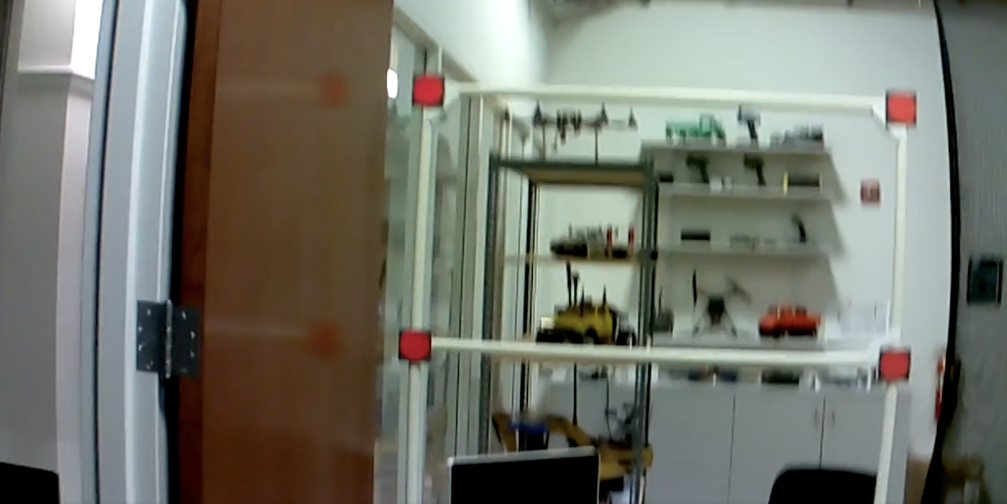
#> input picture vision/Red_circle/training_set1.png, 2014 x 1008 px, found by its file name (shown at 1/2 size)
$ python blob_detect.py
#> lines starting #> are read from the running program, lines starting #| are printed output that depends on the picture; after the words box and inside, x2 and y2 are one past the last pixel; in counts of white or black regions, pixels touching at a corner belong together
#> further down, img is the input picture: shape (1008, 2014, 3); mean B, G, R 106.9, 116.6, 115
import cv2
import numpy as np

def countour_detection(img):

    img = cv2.medianBlur(img,5)
    img = cv2.GaussianBlur(img,(5,5),0)
    hsv = cv2.cvtColor(img, cv2.COLOR_BGR2HSV)
#> hsv: shape (1008, 2014, 3); mean H, S, V 56.2, 59.7, 123.7

    H_low = 0
    H_high = 179
    S_low= 130
    S_high = 247
    V_low= 121
    V_high = 255

    hsv_low = np.array([H_low, S_low, V_low], np.uint8)
    hsv_high = np.array([H_high, S_high, V_high], np.uint8)

    mask = cv2.inRange(hsv, hsv_low, hsv_high)
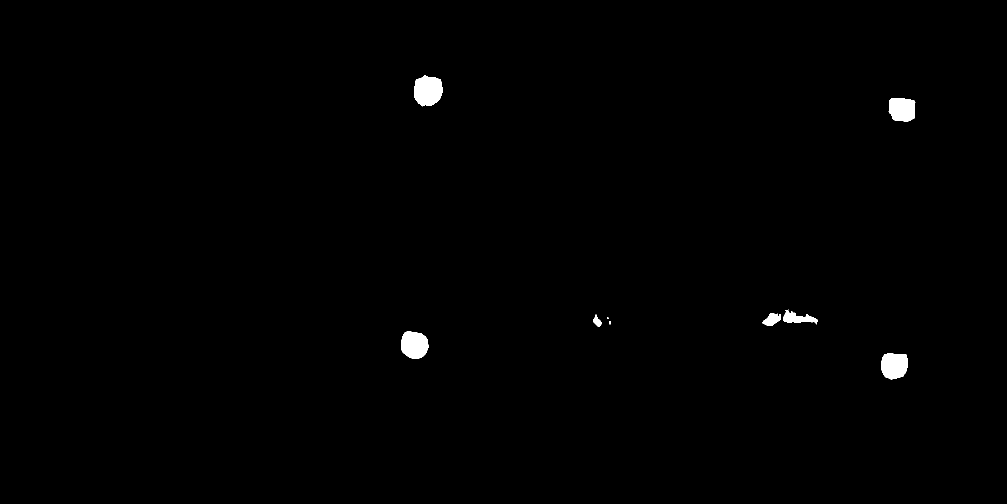
#> mask: shape (1008, 2014) (shown at 1/2 size); 0.57% white; 9 white regions (2 under 20 px)

    contours, hierarchy = cv2.findContours(mask, cv2.RETR_TREE, cv2.CHAIN_APPROX_SIMPLE)
#> contours = 9 contours, 2 with area under 20; largest, box (x1, y1, x2, y2) and area: (828, 150, 885, 213) 2706, (802, 663, 857, 717) 2329, (1763, 707, 1816, 759) 2240, (1777, 196, 1831, 243) 2072, (1566, 619, 1635, 649) 874, (1524, 627, 1562, 652) 542, (1186, 629, 1203, 653) 200
    # cv2.drawContours(img, contours, -1, (0,255,0), 3)

    return contours, hierarchy

# [55 lines left out: functions box4points, box3points, box2points, not called in this run]

if __name__ == "__main__":
    # Read image
    img = cv2.imread("Red_circle/training_set1.png")
    contours, hierarchy = countour_detection(img)

    if contours is not None:
        compare_area = []
        for i in contours:
            compare_area.append([i, cv2.contourArea(i)])
#> this loop made 9 passes
#> after the loop, compare_area = 9 items
        compare_area.sort(key = lambda x: x[1])

        if len(compare_area) >= 2:
            blob_centers = []
            for j in range(1,len(compare_area)+1):
                area = compare_area[-j][1]
                if area>800:
                    x,y,w,h = cv2.boundingRect(compare_area[-j][0])
                    img = cv2.rectangle(img,(x,y),(x+w,y+h),(0,255,0),2)
                    blob_center = ((2*x+w)//2,(2*y+h)//2)
                    img = cv2.circle(img, blob_center, 2, (0,255,0), 2)
                    blob_centers.append(blob_center)
#> this loop made 9 passes
#> (area, x, y, w, h, blob_center) on passes 1 to 5: (2705.5, 828, 150, 57, 63, (856, 181)), (2329, 802, 663, 55, 54, (829, 690)), (2240.5, 1763, 707, 53, 52, (1789, 733)), (2071.5, 1777, 196, 54, 47, (1804, 219)), (873.5, 1566, 619, 69, 30, (1600, 634))
#> area on passes 6 to 7: 541.5, 200
#> pass 2, `img = cv2.rectangle(img,(x,y),(x+w,y+h),(0,255,0),2)`:
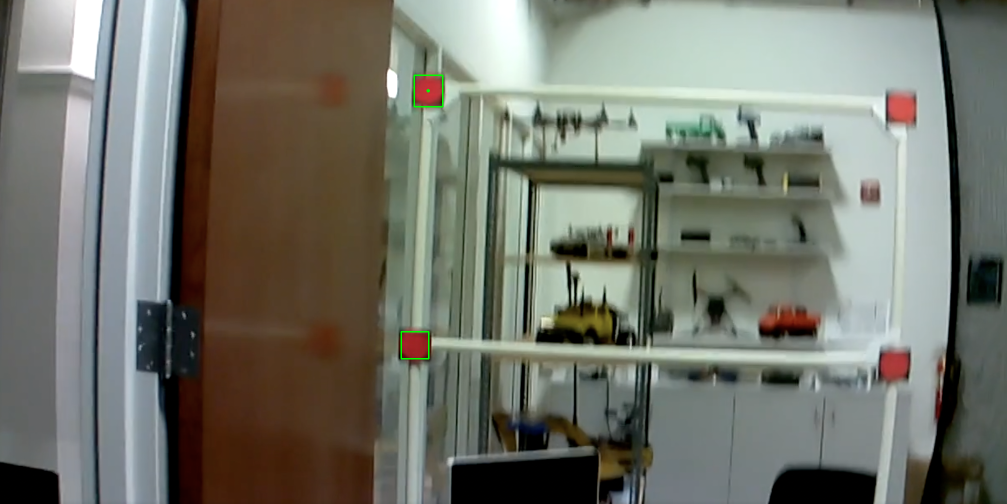
#> img: shape (1008, 2014, 3) (shown at 1/2 size); mean B, G, R 106.8, 116.7, 114.9
#> after the loop:
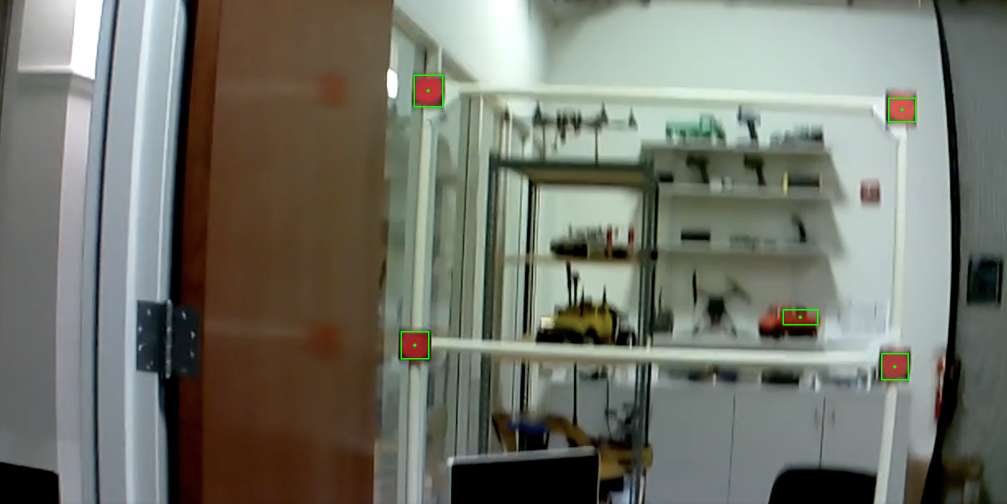
#> img: shape (1008, 2014, 3) (shown at 1/2 size); mean B, G, R 106.8, 116.9, 114.8
#> after the loop, blob_centers = [(856, 181), (829, 690), (1789, 733), (1804, 219), (1600, 634)]

            if len(blob_centers) == 4:
                img = box4points(img, blob_centers)
            elif len(blob_centers) == 3:
                img = box3points(img, blob_centers)
            elif len(blob_centers) == 3:
                img = box2points(img, blob_centers)
            else:
                pass


    cv2.imshow("img",img)
    cv2.waitKey(0)

$ run again, with vision/Red_circle/training_set2.png copied over vision/Red_circle/training_set1.png
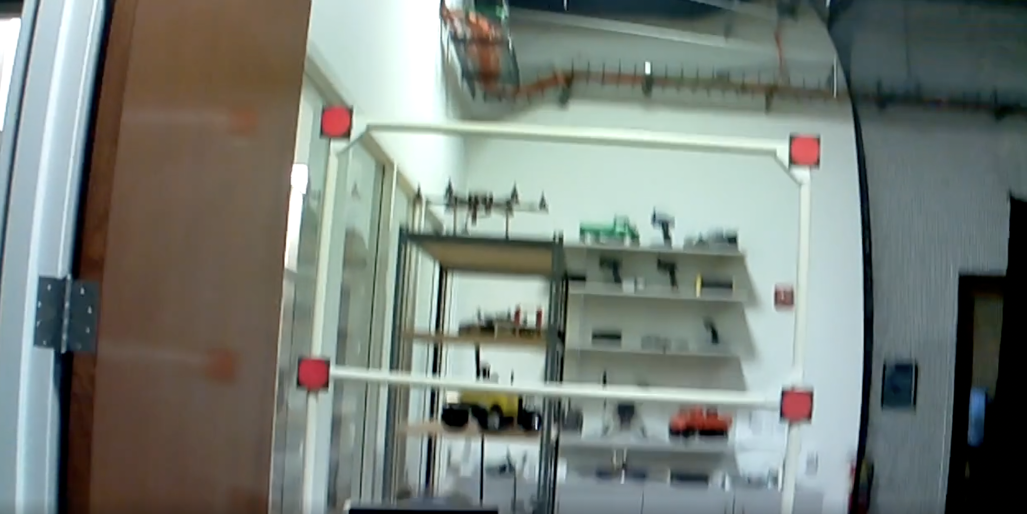
#> input picture vision/Red_circle/training_set2.png, 2054 x 1028 px, found by its file name (shown at 1/2 size)
#> img is the input picture: shape (1028, 2054, 3); mean B, G, R 121.3, 127.8, 120
#> hsv: shape (1028, 2054, 3); mean H, S, V 63.6, 54.9, 134.5
#> in countour_detection, `mask = cv2.inRange(hsv, hsv_low, hsv_high)`:
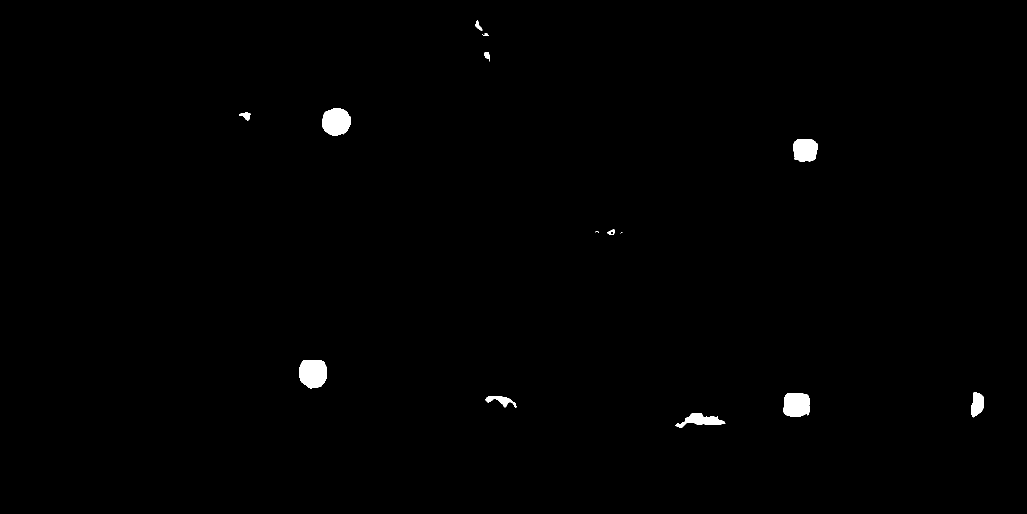
#> mask: shape (1028, 2054) (shown at 1/2 size); 0.61% white; 15 white regions (3 under 20 px)
#> in countour_detection, `contours, hierarchy = cv2.findContours(mask, cv2.RETR_TREE, cv2.CHAIN_..`: contours = 16 contours, 3 with area under 20; largest, box (x1, y1, x2, y2) and area: (599, 720, 654, 777) 2560, (645, 217, 702, 272) 2423, (1566, 786, 1620, 834) 2140, (1586, 278, 1636, 324) 1845, (1350, 826, 1451, 856) 1252
#> the loop `for i in contours:` made 16 passes
#> i on passes 6 to 7: [[1240, 466]], [[1242, 465], [1244, 465]]
#> after the loop `for i in contours:`: compare_area = 16 items
#> the loop `for j in range(1,len(compare_area)+1):` made 16 passes
#> (area, x, y, w, h, blob_center) on passes 1 to 6: (2559.5, 599, 720, 55, 57, (626, 748)), (2423, 645, 217, 57, 55, (673, 244)), (2140.5, 1566, 786, 54, 48, (1593, 810)), (1845, 1586, 278, 50, 46, (1611, 301)), (1252.5, 1350, 826, 101, 30, (1400, 841)), (889, 1942, 785, 26, 50, (1955, 810))
#> after the loop `for j in range(1,len(compare_area)+1):`:
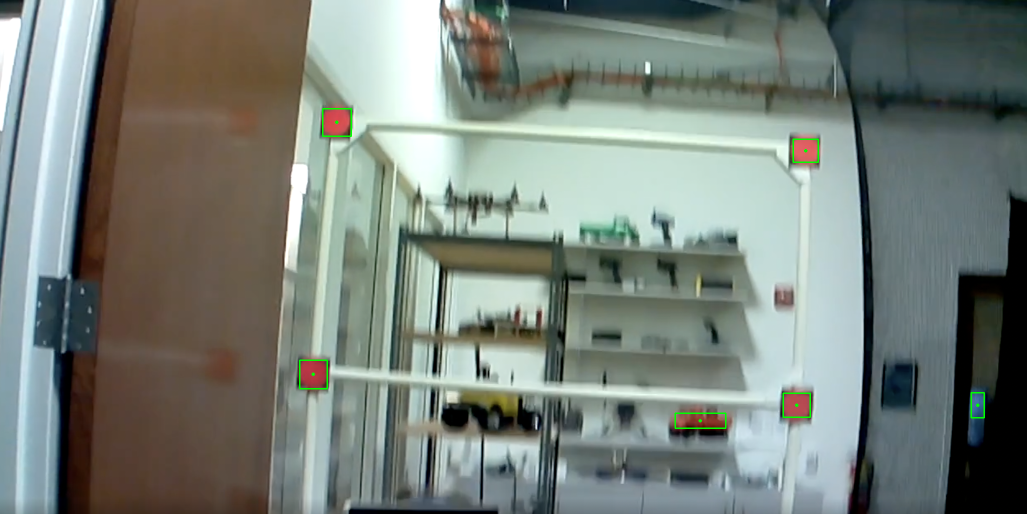
#> img: shape (1028, 2054, 3) (shown at 1/2 size); mean B, G, R 121.2, 128.1, 119.8
#> after the loop `for j in range(1,len(compare_area)+1):`: blob_centers = [(626, 748), (673, 244), (1593, 810), (1611, 301), (1400, 841), (1955, 810)]

$ run again, with vision/Red_circle/training_set3.png copied over vision/Red_circle/training_set1.png
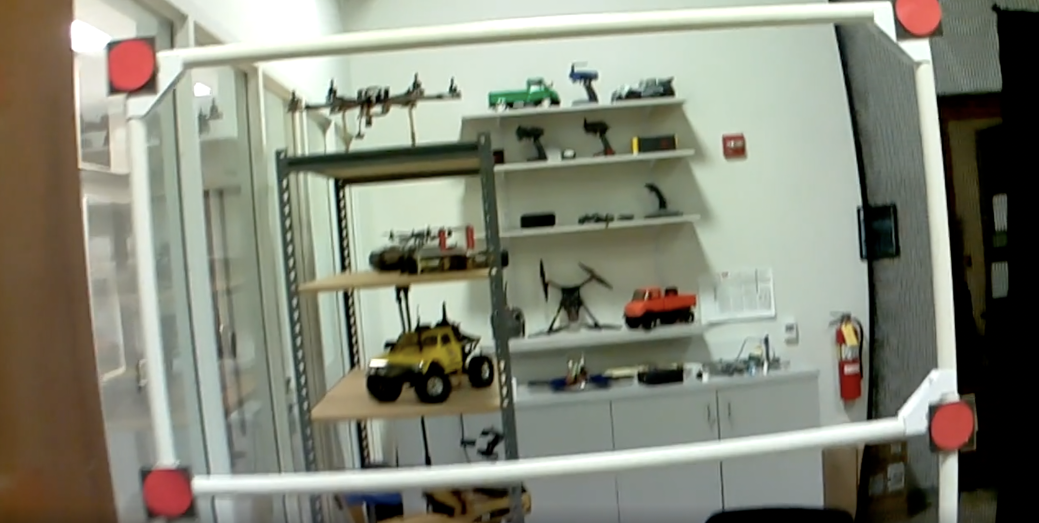
#> input picture vision/Red_circle/training_set3.png, 2078 x 1046 px, found by its file name (shown at 1/2 size)
#> img is the input picture: shape (1046, 2078, 3); mean B, G, R 119.5, 134.5, 132.4
#> hsv: shape (1046, 2078, 3); mean H, S, V 42.6, 49.1, 139.3
#> in countour_detection, `mask = cv2.inRange(hsv, hsv_low, hsv_high)`:
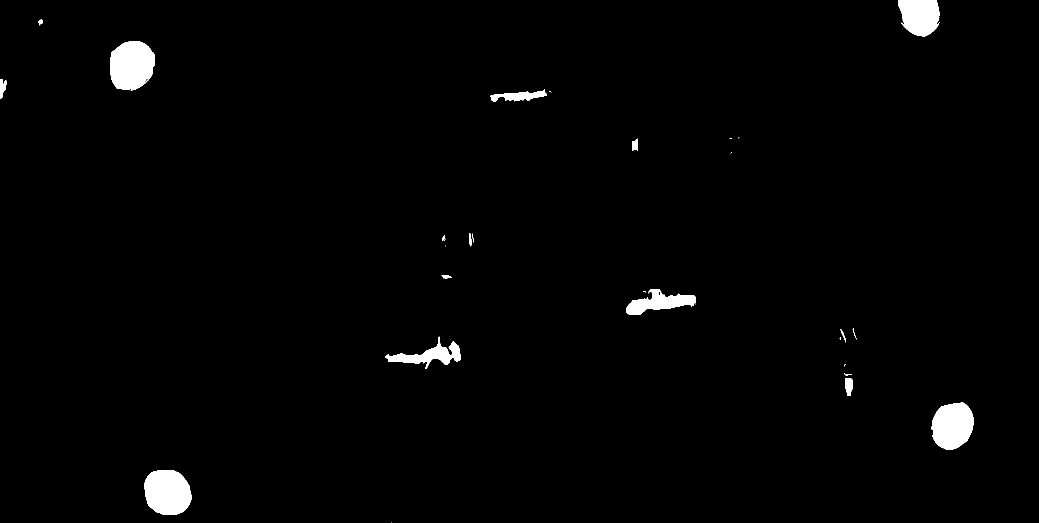
#> mask: shape (1046, 2078) (shown at 1/2 size); 1.6% white; 30 white regions (12 under 20 px)
#> in countour_detection, `contours, hierarchy = cv2.findContours(mask, cv2.RETR_TREE, cv2.CHAIN_..`: contours = 35 contours, 19 with area under 20; largest, box (x1, y1, x2, y2) and area: (220, 83, 310, 181) 6952, (289, 940, 384, 1030) 6728, (1863, 805, 1947, 900) 6066, (1797, 0, 1879, 73) 4716, (1252, 578, 1392, 630) 3414
#> the loop `for i in contours:` made 35 passes
#> i on passes 1, 7, 12, 17, 21, 24, 25, 31: [[783, 1045]], [[1713, 679]], [[1390, 609]], [[890, 491], [890, 492]], [[1462, 304], [1462, 305], [1461, 306], [1462, 305]], [[1477, 275], [1477, 276], [1478, 275]], [[1103, 184]], [[265, 177], [266, 176], [267, 177], [266, 178]]
#> after the loop `for i in contours:`: compare_area = 35 items
#> the loop `for j in range(1,len(compare_area)+1):` made 35 passes
#> (area, x, y, w, h, blob_center) on passes 1 to 7: (6951.5, 220, 83, 90, 98, (265, 132)), (6727.5, 289, 940, 95, 90, (336, 985)), (6066, 1863, 805, 84, 95, (1905, 852)), (4715.5, 1797, 0, 82, 73, (1838, 36)), (3413.5, 1252, 578, 140, 52, (1322, 604)), (3008, 770, 673, 151, 65, (845, 705)), (1241, 980, 178, 114, 26, (1037, 191))
#> after the loop `for j in range(1,len(compare_area)+1):`:
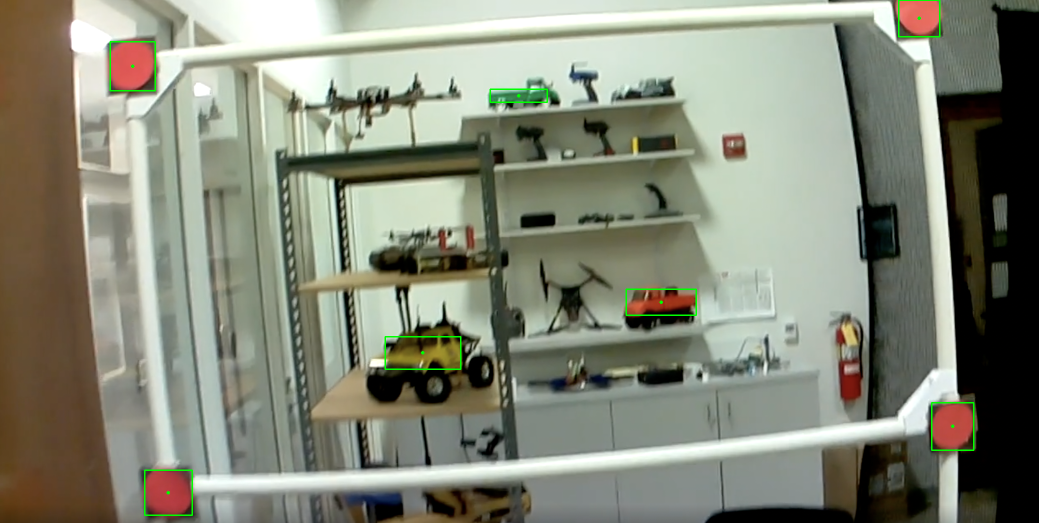
#> img: shape (1046, 2078, 3) (shown at 1/2 size); mean B, G, R 119.2, 135.1, 132.1
#> after the loop `for j in range(1,len(compare_area)+1):`: blob_centers = [(265, 132), (336, 985), (1905, 852), (1838, 36), (1322, 604), (845, 705), (1037, 191)]
